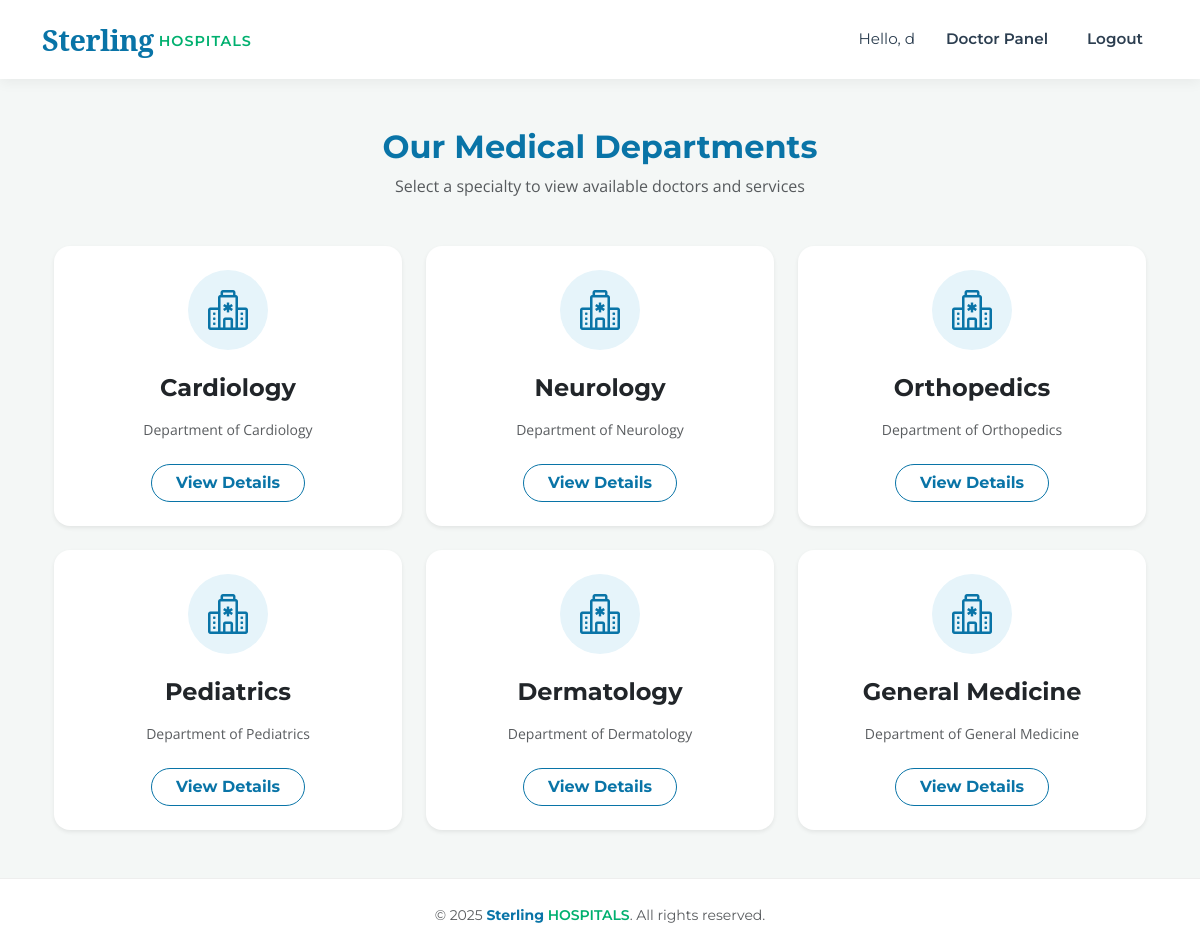
The page /departments (signed in) on the database its author committed.
### models.py (models this page shows)
class User(db.Model, UserMixin):
    __tablename__ = 'users'
    id = db.Column(db.Integer, primary_key=True)
    username = db.Column(db.String(100), unique=True, nullable=False)
    email = db.Column(db.String(120), unique=True, nullable=False)
    password = db.Column(db.String(200), nullable=False)
    role = db.Column(db.String(20), nullable=False)  # admin, doctor, patient
    phone_number = db.Column(db.String(15), nullable=True)
    is_active_user = db.Column(db.Boolean, default=True)
    department_id = db.Column(db.Integer, db.ForeignKey('departments.id'), nullable=True)
    doctor_appointments = db.relationship('Appointment', foreign_keys='Appointment.doctor_id', backref='doctor_ref', lazy=True)
    patient_appointments = db.relationship('Appointment', foreign_keys='Appointment.patient_id', backref='patient_ref', lazy=True)

class Department(db.Model):
    __tablename__ = 'departments'
    id = db.Column(db.Integer, primary_key=True)
    name = db.Column(db.String(100), unique=True, nullable=False)
    description = db.Column(db.Text, nullable=True)
    doctors = db.relationship('User', backref='department', lazy=True)

### app.py (the view)
@app.route('/departments')
@login_required
def departments():
    return render_template('departments.html', departments=Department.query.all())

### app.py (called while the page is built)
@login_manager.user_loader
def load_user(user_id):
    return db.session.get(User, int(user_id))

### templates/departments.html
{% extends "base.html" %}
{% block content %}
<div class="container mt-5">
    <div class="text-center mb-5">
        <h2 class="fw-bold text-primary mb-2">Our Medical Departments</h2>
        <p class="text-muted">Select a specialty to view available doctors and services</p>
    </div>
    <div class="row g-4 justify-content-center">
        {% for dept in departments %}
        <div class="col-md-6 col-lg-4">
            <div class="card h-100 border-0 shadow-sm rounded-4 overflow-hidden card-hover">
                <div class="card-body p-4 text-center">
                    <div class="mx-auto mb-4 d-flex align-items-center justify-content-center rounded-circle"
                         style="width: 80px; height: 80px; background-color: #e6f4fa;">
                        <i class="bi bi-hospital text-primary fs-1"></i>
                    </div>
                    <h4 class="card-title fw-bold text-dark mb-3">{{ dept.name }}</h4>
                    <p class="card-text text-muted small mb-4">
                        {{ dept.description if dept.description else 'Specialized care provided by our expert medical team.' }}
                    </p>
                    <a href="{{ url_for('department_details', department_id=dept.id) }}" class="btn btn-outline-primary px-4 rounded-pill fw-bold stretched-link">
                        View Details
                    </a>
                </div>
            </div>
        </div>
        {% else %}
        <div class="col-12 text-center text-muted py-5">
            <i class="bi bi-exclamation-circle display-4 mb-3 d-block opacity-50"></i>
            No departments found.
        </div>
        {% endfor %}
    </div>
</div>
{% endblock %}

### templates/base.html (shortened to what this page needs)
<!DOCTYPE html>
<html lang="en">
<head>
    <link href="https://cdn.jsdelivr.net/npm/bootstrap@5.3.0/dist/css/bootstrap.min.css" rel="stylesheet">
    <link rel="stylesheet" href="https://cdn.jsdelivr.net/npm/bootstrap-icons@1.11.1/font/bootstrap-icons.css">
    <link rel="stylesheet" href="{{ url_for('static', filename='css/style.css') }}">
</head>
<body>
    <nav class="navbar navbar-expand-lg navbar-light fixed-top">
        <div class="container">
            <a class="navbar-brand" href="{{ url_for('index') }}">
                <span class="brand-sterling">Sterling</span>
                <span class="brand-hospitals">HOSPITALS</span>
            </a>
            <div class="collapse navbar-collapse" id="navbarNav">
                <ul class="navbar-nav ms-auto align-items-center">
                    {% if current_user.is_authenticated %}
                        <li class="nav-item">
                            <span class="nav-link text-muted" style="font-weight: 400;">Hello, {{ current_user.username }}</span>
                        </li>
                        <li class="nav-item">
                            {% if current_user.role == 'admin' %}
                                <a class="nav-link" href="{{ url_for('admin_dashboard') }}">Admin Dashboard</a>
                            {% elif current_user.role == 'doctor' %}
                                <a class="nav-link" href="{{ url_for('doctor_dashboard') }}">Doctor Panel</a>
                            {% else %}
                                <a class="nav-link" href="{{ url_for('patient_dashboard') }}">My Health</a>
                            {% endif %}
                        </li>
                        <li class="nav-item">
                            <a class="nav-link btn btn-danger text-white btn-sm ms-3" style="border-radius: 4px; padding: 6px 15px;" href="{{ url_for('logout') }}">Logout</a>
                        </li>
                    {% endif %}
                </ul>
            </div>
        </div>
    </nav>
    <div style="height: 80px;"></div>
    <div class="container mt-4 mb-5">
        {% block content %}{% endblock %}
    </div>
    <footer class="text-center text-muted py-4 mt-auto">
        <div class="container">
            <small>&copy; 2025 <span style="color: var(--brand-blue); font-weight:700;">Sterling</span> <span style="color: var(--brand-green); font-weight:600;">HOSPITALS</span>. All rights reserved.</small>
        </div>
    </footer>
</body>
</html>

### static/css/style.css (style rules this page uses)
:root { --brand-blue: #0974A7; --brand-dark-blue: #015890; --brand-green: #00B06F; --brand-dark-green:#008f5a; --brand-dark: #2c3e50; --brand-warning: #FAD10A; --brand-bg-soft: #f4f7f6; --font-primary: "Montserrat", sans-serif; --font-serif: "Noto Serif", serif; --font-text: "Open Sans", sans-serif; }
body { font-family: var(--font-text); background-color: var(--brand-bg-soft); color: #333; }
h1, h2, h3, h4, h5, h6, .btn, .navbar-brand, .nav-link, footer { font-family: var(--font-primary); }
.navbar { background-color: white !important; box-shadow: 0 4px 12px rgba(0,0,0,0.05); padding: 0.8rem 0; }
.navbar-brand { display: flex; align-items: center; text-decoration: none; }
.brand-sterling { font-family: var(--font-serif); color: var(--brand-blue); font-weight: 700; font-size: 1.8rem; letter-spacing: -0.5px; }
.brand-hospitals { font-family: var(--font-primary); color: var(--brand-green); font-weight: 600; font-size: 0.9rem; text-transform: uppercase; letter-spacing: 1px; margin-left: 5px; padding-top: 5px; }
.nav-link { color: var(--brand-dark) !important; font-weight: 600; font-size: 0.95rem; margin-left: 15px; transition: color 0.3s ease; }
.text-primary { color: var(--brand-blue) !important; }
.btn-outline-primary { color: var(--brand-blue); border-color: var(--brand-blue); }
.card { border: none; border-radius: 8px; box-shadow: 0 4px 6px rgba(0,0,0,0.05); }
.card-hover { transition: transform 0.2s ease, box-shadow 0.2s ease; }
footer { background-color: white; border-top: 1px solid #eee; }

### rows shown on the page
User: username "d"
Department: name "Cardiology", description "Department of Cardiology"
Department: name "Neurology", description "Department of Neurology"
Department: name "Orthopedics", description "Department of Orthopedics"
Department: name "Pediatrics", description "Department of Pediatrics"
Department: name "Dermatology", description "Department of Dermatology"
Department: name "General Medicine", description "Department of General Medicine"
